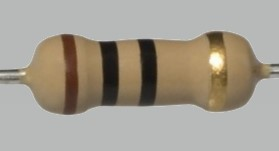
%> input picture Codes/Resistor Images/res1.jpg, 279 x 151 px
$ octave --eval "result = segmentImageN(imread('Resistor Images/res1.jpg'));"   (GNU Octave 9; MATLAB toolbox functions it lacks are replaced by stand-ins)
%> lines starting %> are read from the running program, lines starting %| are printed output that depends on the picture
function [BW,maskedImage] = segmentImageN(X)

% Threshold image - global threshold
BW = imbinarize(X);
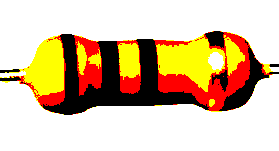
%> BW: size 151x279x3 logical; mean R, G, B 0.854, 0.754, 0.625

% Invert mask
BW = imcomplement(BW);
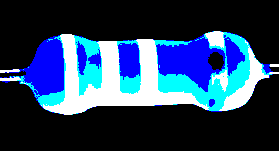
%> BW: size 151x279x3 logical; mean R, G, B 0.146, 0.246, 0.375

% Close mask with disk
radius = 12;
decomposition = 0;
se = strel('disk', radius, decomposition);
BW = imclose(BW, se);
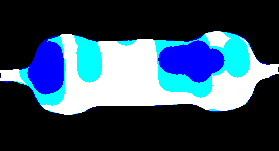
%> BW: size 151x279x3 logical; mean R, G, B 0.205, 0.299, 0.384

% Fill holes
BW = imfill(BW, 'holes');

% Create masked image.
maskedImage = X;
%> maskedImage is the input picture: size 151x279x3 uint8; mean R, G, B 163.8, 157.1, 145.3
maskedImage(~BW) = 0;
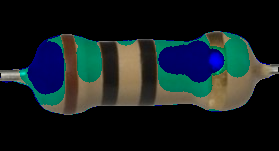
%> maskedImage: size 151x279x3 uint8; mean R, G, B 21.6, 30.4, 32.1
end
